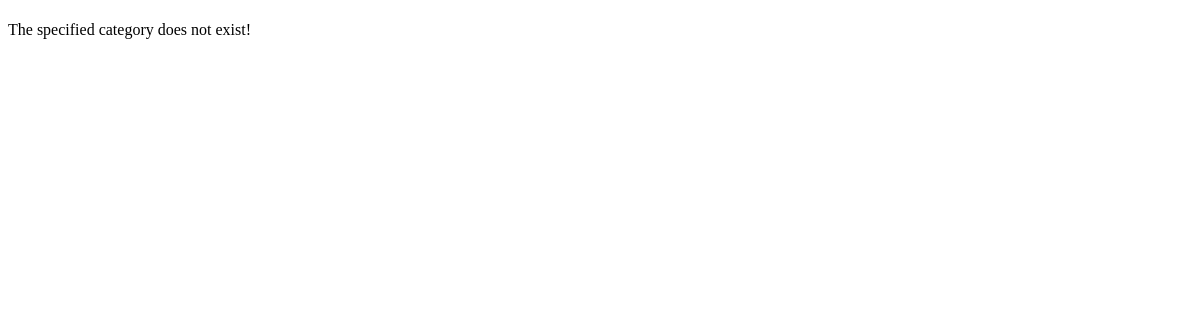
/rango/category/python/, run on an earlier commit of the app's database.
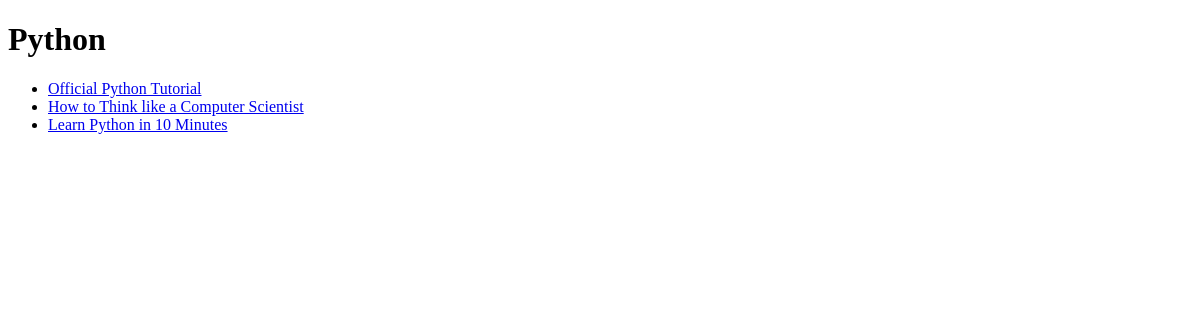
And on a later commit of the database.
### rango/models.py (models this page shows, shortened)
class Category(models.Model):
    name = models.CharField(max_length=128, unique=True)
    views = models.IntegerField(default=0)
    likes = models.IntegerField(default=0)
    slug = models.SlugField(unique=True)

class Page(models.Model):
    category = models.ForeignKey(Category)
    title = models.CharField(max_length=128)
    url = models.URLField()
    views = models.IntegerField(default=0)

### rango/views.py (the view)
# urls.py: url(r'^category/(?P<category_name_slug>[\w\-]+)/$', views.category1, name='category1'))  # New!
def category1(request, category_name_slug):
    context_dict = {}
    try:
        category = Category.objects.get(slug=category_name_slug)
        context_dict['category_name'] = category.name
        pages = Page.objects.filter(category=category)
        context_dict['pages'] = pages
        context_dict['category'] = category
    except Category.DoesNotExist:
        pass
    return render(request, 'rango/category.html', context_dict)

### templates/rango/category.html (shortened to what this page needs)
<!DOCTYPE html>
<html>
    <head>
    </head>
    <body>
        <h1>{{ category_name }}</h1>
        {% if category %}
            {% if pages %}
            <ul>
                {% for page in pages %}
                <li><a href="{{ page.url }}">{{ page.title }}</a></li>
                {% endfor %}
            </ul>
            {% else %}
                <strong>No pages currently in category.</strong>
            {% endif %}
        {% else %}
            The specified category {{ category_name }} does not exist!
        {% endif %}
    </body>
</html>

What changed in the data, as far as the page shows it:
added Category: name "Python"
now on this page (row edited): Page: title "Official Python Tutorial"
now on this page (row edited): Page: title "How to Think like a Computer Scientist"
now on this page (row edited): Page: title "Learn Python in 10 Minutes"
Also different on the page:
text no longer shown: "The specified category does not exist!"
